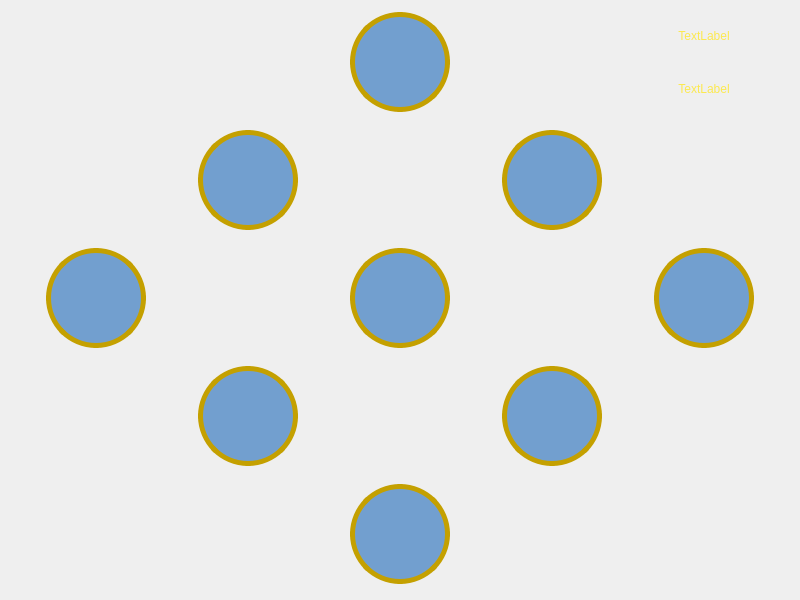
<?xml version="1.0" encoding="UTF-8"?>
<ui version="4.0">
 <class>MainPage</class>
 <widget class="QWidget" name="MainPage">
  <property name="geometry">
   <rect>
    <x>0</x>
    <y>0</y>
    <width>800</width>
    <height>600</height>
   </rect>
  </property>
  <property name="windowTitle">
   <string>MainPage</string>
  </property>
  <widget class="QWidget" name="widget" native="true">
   <property name="geometry">
    <rect>
     <x>0</x>
     <y>0</y>
     <width>801</width>
     <height>611</height>
    </rect>
   </property>
   <widget class="QWidget" name="layoutWidget">
    <property name="geometry">
     <rect>
      <x>0</x>
      <y>0</y>
      <width>801</width>
      <height>601</height>
     </rect>
    </property>
    <layout class="QGridLayout" name="gridLayout">
     <item row="3" column="3">
      <widget class="QPushButton" name="map">
       <property name="sizePolicy">
        <sizepolicy hsizetype="Minimum" vsizetype="Fixed">
         <horstretch>0</horstretch>
         <verstretch>0</verstretch>
        </sizepolicy>
       </property>
       <property name="minimumSize">
        <size>
         <width>100</width>
         <height>100</height>
        </size>
       </property>
       <property name="maximumSize">
        <size>
         <width>100</width>
         <height>100</height>
        </size>
       </property>
       <property name="styleSheet">
        <string notr="true">background-color: rgb(114, 159, 207);
border-radius: 50px;
border: 5px solid rgb(196, 160, 0);</string>
       </property>
       <property name="text">
        <string/>
       </property>
       <property name="icon">
        <iconset resource="res.qrc">
         <normaloff>:/maps.png</normaloff>:/maps.png</iconset>
       </property>
       <property name="iconSize">
        <size>
         <width>60</width>
         <height>60</height>
        </size>
       </property>
      </widget>
     </item>
     <item row="3" column="1">
      <widget class="QPushButton" name="music">
       <property name="sizePolicy">
        <sizepolicy hsizetype="Minimum" vsizetype="Fixed">
         <horstretch>0</horstretch>
         <verstretch>0</verstretch>
        </sizepolicy>
       </property>
       <property name="minimumSize">
        <size>
         <width>100</width>
         <height>100</height>
        </size>
       </property>
       <property name="maximumSize">
        <size>
         <width>100</width>
         <height>100</height>
        </size>
       </property>
       <property name="styleSheet">
        <string notr="true">background-color: rgb(114, 159, 207);
border-radius: 50px;
border: 5px solid rgb(196, 160, 0);</string>
       </property>
       <property name="text">
        <string/>
       </property>
       <property name="icon">
        <iconset resource="res.qrc">
         <normaloff>:/musiclogo.png</normaloff>:/musiclogo.png</iconset>
       </property>
       <property name="iconSize">
        <size>
         <width>70</width>
         <height>70</height>
        </size>
       </property>
      </widget>
     </item>
     <item row="6" column="3">
      <widget class="QPushButton" name="video">
       <property name="sizePolicy">
        <sizepolicy hsizetype="Minimum" vsizetype="Fixed">
         <horstretch>0</horstretch>
         <verstretch>0</verstretch>
        </sizepolicy>
       </property>
       <property name="minimumSize">
        <size>
         <width>100</width>
         <height>100</height>
        </size>
       </property>
       <property name="maximumSize">
        <size>
         <width>100</width>
         <height>100</height>
        </size>
       </property>
       <property name="styleSheet">
        <string notr="true">background-color: rgb(114, 159, 207);
border-radius: 50px;
border: 5px solid rgb(196, 160, 0);</string>
       </property>
       <property name="text">
        <string/>
       </property>
       <property name="icon">
        <iconset resource="res.qrc">
         <normaloff>:/Video Reel.png</normaloff>:/Video Reel.png</iconset>
       </property>
       <property name="iconSize">
        <size>
         <width>70</width>
         <height>70</height>
        </size>
       </property>
      </widget>
     </item>
     <item row="4" column="0">
      <widget class="QPushButton" name="radio">
       <property name="sizePolicy">
        <sizepolicy hsizetype="Minimum" vsizetype="Fixed">
         <horstretch>0</horstretch>
         <verstretch>0</verstretch>
        </sizepolicy>
       </property>
       <property name="minimumSize">
        <size>
         <width>100</width>
         <height>100</height>
        </size>
       </property>
       <property name="maximumSize">
        <size>
         <width>100</width>
         <height>100</height>
        </size>
       </property>
       <property name="styleSheet">
        <string notr="true">background-color: rgb(114, 159, 207);
border-radius: 50px;
border: 5px solid rgb(196, 160, 0);</string>
       </property>
       <property name="text">
        <string/>
       </property>
       <property name="icon">
        <iconset resource="res.qrc">
         <normaloff>:/radiologo.png</normaloff>:/radiologo.png</iconset>
       </property>
       <property name="iconSize">
        <size>
         <width>70</width>
         <height>70</height>
        </size>
       </property>
      </widget>
     </item>
     <item row="7" column="2">
      <widget class="QPushButton" name="picture">
       <property name="sizePolicy">
        <sizepolicy hsizetype="Minimum" vsizetype="Fixed">
         <horstretch>0</horstretch>
         <verstretch>0</verstretch>
        </sizepolicy>
       </property>
       <property name="minimumSize">
        <size>
         <width>100</width>
         <height>100</height>
        </size>
       </property>
       <property name="maximumSize">
        <size>
         <width>100</width>
         <height>100</height>
        </size>
       </property>
       <property name="styleSheet">
        <string notr="true">background-color: rgb(114, 159, 207);
border-radius: 50px;
border: 5px solid rgb(196, 160, 0);</string>
       </property>
       <property name="text">
        <string/>
       </property>
       <property name="icon">
        <iconset resource="res.qrc">
         <normaloff>:/picturelogo.png</normaloff>:/picturelogo.png</iconset>
       </property>
       <property name="iconSize">
        <size>
         <width>70</width>
         <height>70</height>
        </size>
       </property>
      </widget>
     </item>
     <item row="0" column="2">
      <widget class="QPushButton" name="browser">
       <property name="sizePolicy">
        <sizepolicy hsizetype="Minimum" vsizetype="Fixed">
         <horstretch>0</horstretch>
         <verstretch>0</verstretch>
        </sizepolicy>
       </property>
       <property name="minimumSize">
        <size>
         <width>100</width>
         <height>100</height>
        </size>
       </property>
       <property name="maximumSize">
        <size>
         <width>100</width>
         <height>100</height>
        </size>
       </property>
       <property name="styleSheet">
        <string notr="true">background-color: rgb(114, 159, 207);
border-radius: 50px;
border: 5px solid rgb(196, 160, 0);</string>
       </property>
       <property name="text">
        <string/>
       </property>
       <property name="icon">
        <iconset resource="res.qrc">
         <normaloff>:/browserlogo.png</normaloff>:/browserlogo.png</iconset>
       </property>
       <property name="iconSize">
        <size>
         <width>90</width>
         <height>90</height>
        </size>
       </property>
      </widget>
     </item>
     <item row="6" column="1">
      <widget class="QPushButton" name="weather">
       <property name="sizePolicy">
        <sizepolicy hsizetype="Minimum" vsizetype="Fixed">
         <horstretch>0</horstretch>
         <verstretch>0</verstretch>
        </sizepolicy>
       </property>
       <property name="minimumSize">
        <size>
         <width>100</width>
         <height>100</height>
        </size>
       </property>
       <property name="maximumSize">
        <size>
         <width>100</width>
         <height>100</height>
        </size>
       </property>
       <property name="styleSheet">
        <string notr="true">background-color: rgb(114, 159, 207);
border-radius: 50px;
border: 5px solid rgb(196, 160, 0);</string>
       </property>
       <property name="text">
        <string/>
       </property>
       <property name="icon">
        <iconset resource="res.qrc">
         <normaloff>:/weatherlogo.png</normaloff>:/weatherlogo.png</iconset>
       </property>
       <property name="iconSize">
        <size>
         <width>70</width>
         <height>70</height>
        </size>
       </property>
      </widget>
     </item>
     <item row="0" column="4">
      <layout class="QVBoxLayout" name="verticalLayout">
       <item>
        <widget class="QLabel" name="date">
         <property name="styleSheet">
          <string notr="true">background-color: none;
color: rgb(252, 233, 79)</string>
         </property>
         <property name="text">
          <string>TextLabel</string>
         </property>
         <property name="alignment">
          <set>Qt::AlignCenter</set>
         </property>
        </widget>
       </item>
       <item>
        <widget class="QLabel" name="time">
         <property name="styleSheet">
          <string notr="true">background-color: none;
color: rgb(252, 233, 79)</string>
         </property>
         <property name="text">
          <string>TextLabel</string>
         </property>
         <property name="alignment">
          <set>Qt::AlignCenter</set>
         </property>
        </widget>
       </item>
      </layout>
     </item>
     <item row="4" column="4">
      <widget class="QPushButton" name="chat">
       <property name="sizePolicy">
        <sizepolicy hsizetype="Minimum" vsizetype="Fixed">
         <horstretch>0</horstretch>
         <verstretch>0</verstretch>
        </sizepolicy>
       </property>
       <property name="minimumSize">
        <size>
         <width>100</width>
         <height>100</height>
        </size>
       </property>
       <property name="maximumSize">
        <size>
         <width>100</width>
         <height>100</height>
        </size>
       </property>
       <property name="styleSheet">
        <string notr="true">background-color: rgb(114, 159, 207);
border-radius: 50px;
border: 5px solid rgb(196, 160, 0);</string>
       </property>
       <property name="text">
        <string/>
       </property>
       <property name="icon">
        <iconset resource="res.qrc">
         <normaloff>:/chatlogo.png</normaloff>:/chatlogo.png</iconset>
       </property>
       <property name="iconSize">
        <size>
         <width>80</width>
         <height>80</height>
        </size>
       </property>
      </widget>
     </item>
     <item row="4" column="2">
      <widget class="QPushButton" name="folder">
       <property name="sizePolicy">
        <sizepolicy hsizetype="Minimum" vsizetype="Fixed">
         <horstretch>0</horstretch>
         <verstretch>0</verstretch>
        </sizepolicy>
       </property>
       <property name="minimumSize">
        <size>
         <width>100</width>
         <height>100</height>
        </size>
       </property>
       <property name="maximumSize">
        <size>
         <width>100</width>
         <height>100</height>
        </size>
       </property>
       <property name="styleSheet">
        <string notr="true">background-color: rgb(114, 159, 207);
border-radius: 50px;
border: 5px solid rgb(196, 160, 0);</string>
       </property>
       <property name="text">
        <string/>
       </property>
       <property name="icon">
        <iconset resource="res.qrc">
         <normaloff>:/folder.png</normaloff>:/folder.png</iconset>
       </property>
       <property name="iconSize">
        <size>
         <width>65</width>
         <height>65</height>
        </size>
       </property>
      </widget>
     </item>
    </layout>
   </widget>
   <widget class="QLabel" name="label">
    <property name="geometry">
     <rect>
      <x>0</x>
      <y>0</y>
      <width>801</width>
      <height>601</height>
     </rect>
    </property>
    <property name="text">
     <string/>
    </property>
    <property name="pixmap">
     <pixmap resource="res.qrc">:/bg3.jpg</pixmap>
    </property>
    <property name="scaledContents">
     <bool>true</bool>
    </property>
   </widget>
   <zorder>label</zorder>
   <zorder>layoutWidget</zorder>
  </widget>
 </widget>
 <resources>
  <include location="res.qrc"/>
 </resources>
 <connections/>
</ui>
